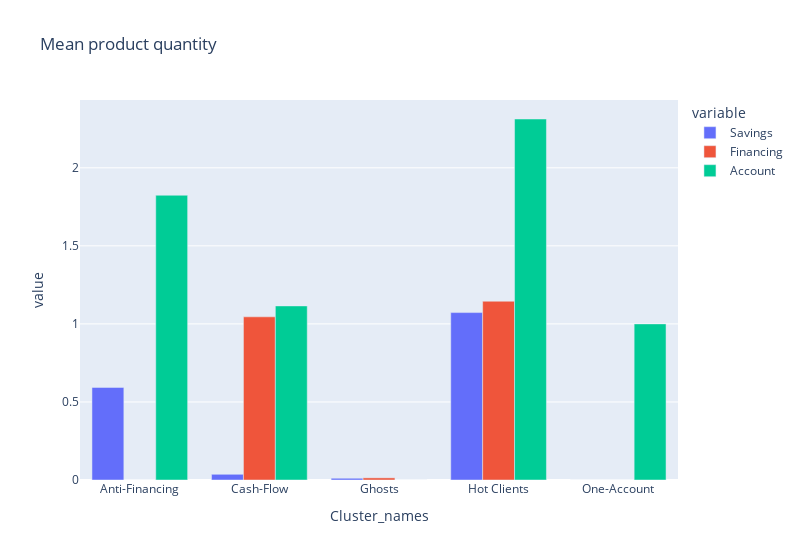

Here is the notebook cell this chart was saved with:
### Code cell
px.bar(client_types.groupby('Cluster_names')[['Savings','Financing','Account']].mean(), barmode = 'group', title = 'Mean product quantity', width = 800)

### Figure 1 — Plotly figure (JSON) as saved in the notebook; plotly's stock layout.template omitted (floating-point values rounded to 4 significant figures)
{"data": [{"alignmentgroup": "True", "hovertemplate": "variable=Savings<br>Cluster_names=%{x}<br>value=%{y}<extra></extra>", "legendgroup": "Savings", "marker": {"color": "#636efa", "pattern": {"shape": ""}}, "name": "Savings", "offsetgroup": "Savings", "orientation": "v", "showlegend": true, "textposition": "auto", "type": "bar", "x": ["Anti-Financing", "Cash-Flow", "Ghosts", "Hot Clients", "One-Account"], "xaxis": "x", "y": [0.5932, 0.03625, 0.01113, 1.072, 0], "yaxis": "y"}, {"alignmentgroup": "True", "hovertemplate": "variable=Financing<br>Cluster_names=%{x}<br>value=%{y}<extra></extra>", "legendgroup": "Financing", "marker": {"color": "#EF553B", "pattern": {"shape": ""}}, "name": "Financing", "offsetgroup": "Financing", "orientation": "v", "showlegend": true, "textposition": "auto", "type": "bar", "x": ["Anti-Financing", "Cash-Flow", "Ghosts", "Hot Clients", "One-Account"], "xaxis": "x", "y": [0, 1.045, 0.01369, 1.145, 0], "yaxis": "y"}, {"alignmentgroup": "True", "hovertemplate": "variable=Account<br>Cluster_names=%{x}<br>value=%{y}<extra></extra>", "legendgroup": "Account", "marker": {"color": "#00cc96", "pattern": {"shape": ""}}, "name": "Account", "offsetgroup": "Account", "orientation": "v", "showlegend": true, "textposition": "auto", "type": "bar", "x": ["Anti-Financing", "Cash-Flow", "Ghosts", "Hot Clients", "One-Account"], "xaxis": "x", "y": [1.824, 1.115, 0, 2.313, 1], "yaxis": "y"}], "layout": {"barmode": "group", "legend": {"title": {"text": "variable"}, "tracegroupgap": 0}, "title": {"text": "Mean product quantity"}, "width": 800, "xaxis": {"anchor": "y", "domain": [0, 1], "title": {"text": "Cluster_names"}}, "yaxis": {"anchor": "x", "domain": [0, 1], "title": {"text": "value"}}}}
